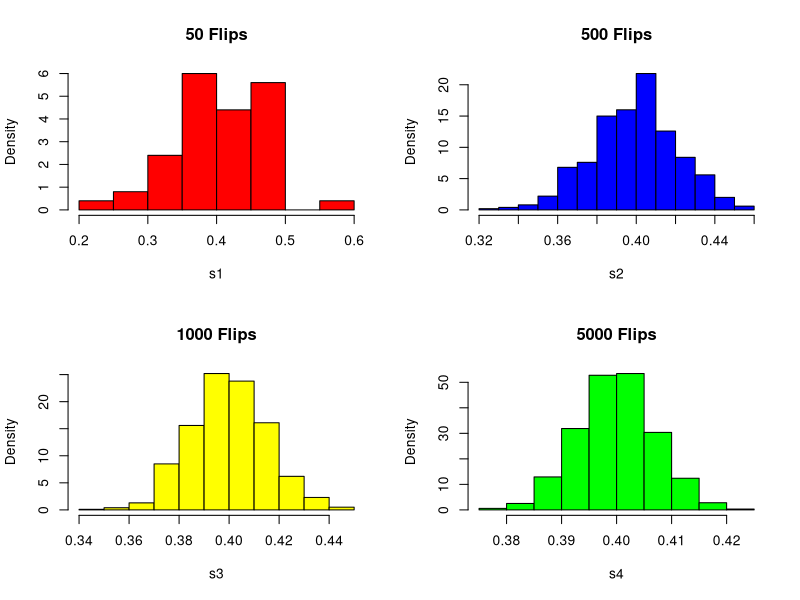

Generate this figure with R:
# [A]

# P(HEADS) = 0.4
# P(TAILS) = 1 - P(HEADS) = 0.6
# The distribution will be binominal that is slightly
# out of balance towards to HEADS side of the curve

# [B]
# For each and every throw there is a 40% chance of getting HEADS,
# and a 60% chance of getting TAILS. The probabily of
# P(HH) = 0.4 * 0.4 = 0.16 = 16%
# P(TT) = 0.6 * 0.6 = 0.36 = 36%
# P(One of each) = 0.4 * 0.6 * 2 = 0.48 = 48%
#   The latter is because P(HT) is the same as P(TH)

# [C]
# 
# sqrt(n * p * (1 -p))
# sqrt(0.4 * 0.6) = 0.489897949 = 0.49

# [D]
#
# This will result in a binominal distribution,
# when a sample is taken that is large enough the binominal
# distribution is equal to the normal distribution
#
# mean = n * p
# pow(sd) = n * p * (1 - p)
# sd = sqrt(n * p * (1 - p))
#
# [D, EXAMPLES]
#  
# Lets say we Toss 100 times 
# mean = 100 * 0.4 = 40
# sd = sqrt(100 * 0.4 * 0.6) = 4.898979486
#
#
# [E]
# Cointoss function when n is the amount of tosses and p is the probability
cointoss = function(n,p){
  x = numeric() # Init variable
  for(i in 1:n) { # Execute n times
    x[i] = rbinom(n=1,size=n,prob=p)
  }
  x # Return data
}

# [F]
m1 = cointoss(50, 0.4)
s1 = m1/50
m2 = cointoss(500, 0.4)
s2 = m2/500
m3 = cointoss(1000, 0.4)
s3 = m3/1000
m4 = cointoss(5000, 0.4)
s4 = m4/5000
par(mfrow=c(2,2))
hist(s1, main="50 Flips", prob=TRUE, col="red")
hist(s2, main="500 Flips", prob=TRUE, col="blue")
hist(s3, main="1000 Flips", prob=TRUE, col="yellow")
hist(s4, main="5000 Flips", prob=TRUE, col="green")

#[G]
#
# We can see here, that with a greater amount of cointosses the binominal distribution
# becomes a normal distribution